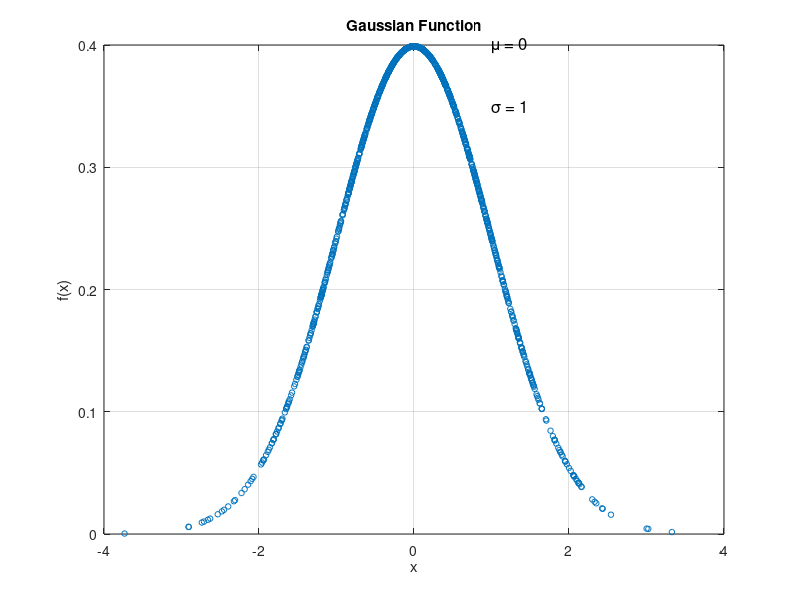

The MATLAB source for this figure:
% Code for generating a gaussian bell curve using rand() for generating random variable.

close all;
clear all;
clc;

% Define parameters for the Gaussian function
mu = 0;         % Mean
sigma = 1;      % Standard deviation

% Generate random x values from a standard normal distribution
x = sigma * randn(1, 1000) + mu;

% Calculate the Gaussian function values for each x
y = exp(-0.5 * ((x - mu) / sigma).^2) / (sigma * sqrt(2 * pi));

% Plot the Gaussian function
plot(x, y, 'o', 'MarkerSize', 4);
title('Gaussian Function');
xlabel('x');
ylabel('f(x)');
grid on;

% Optionally, display the mean and standard deviation
text(1, 0.4, sprintf('\\mu = %g', mu), 'FontSize', 12);
text(1, 0.35, sprintf('\\sigma = %g', sigma), 'FontSize', 12);

% Show the plot
pause;

